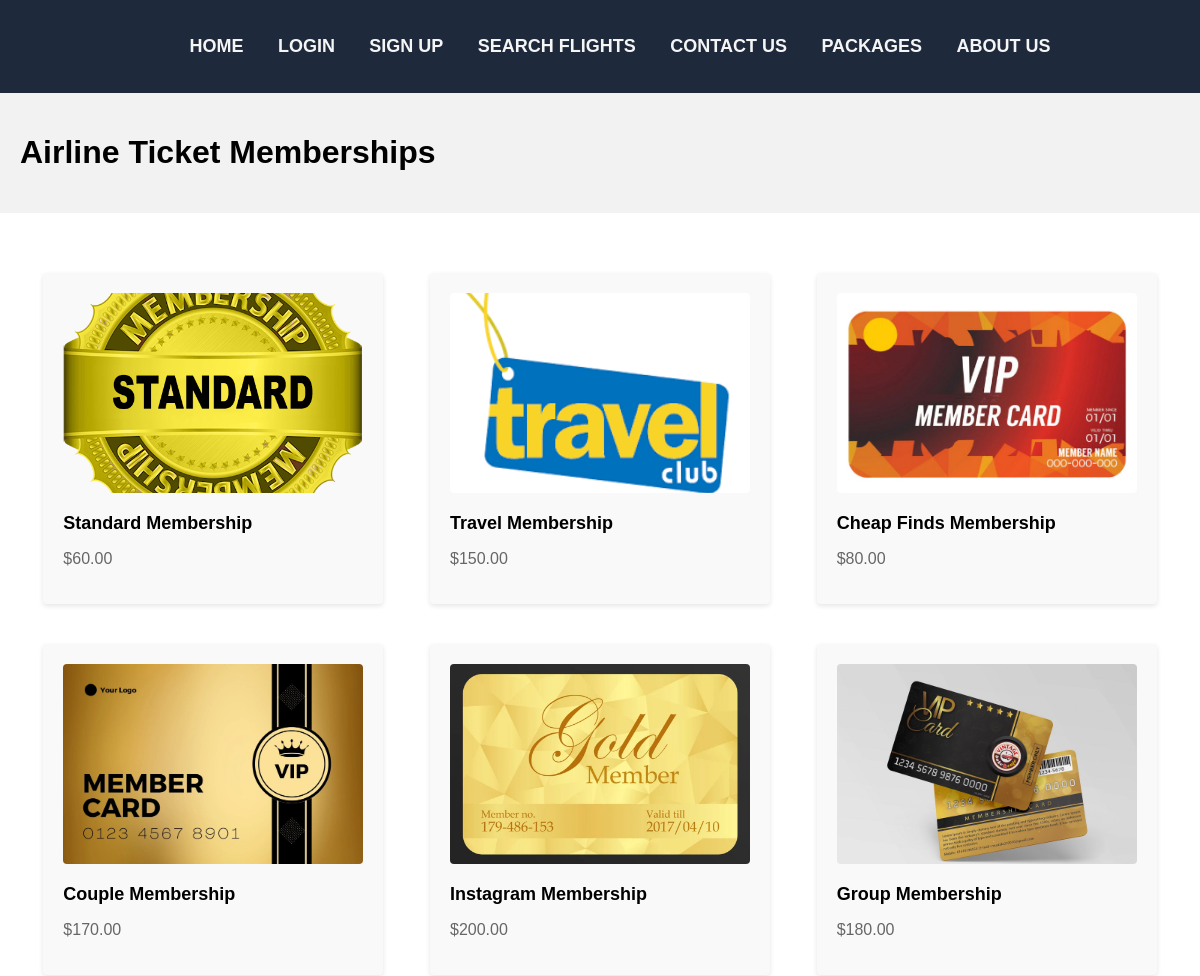
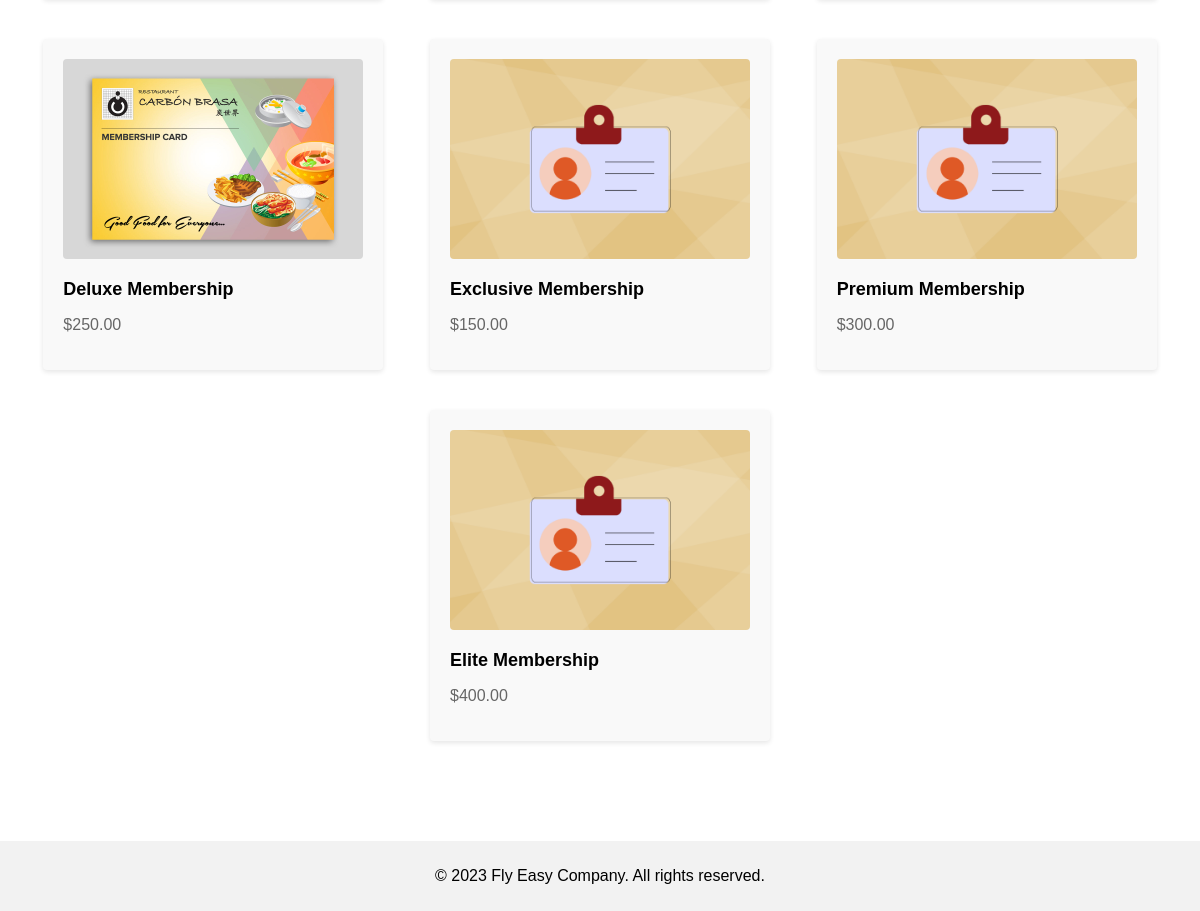
The app's page /HTML/packages.php with its own data (2 pictures, top to bottom).
### tables this page shows
CREATE TABLE Packages (
    packages_no INT PRIMARY KEY,
    packages_name VARCHAR(100) NOT NULL,
    packages_discount INT NOT NULL,
    packages_status TINYINT(1) NOT NULL,
    packages_price DECIMAL(10, 2) NOT NULL,
    passenger_id INT
);

### HTML/packages.php (the view, shortened to what this page needs)
<?php
$servername = "localhost";
$username = "root";
$password = "";
$dbname = "webproject";
$conn = new mysqli($servername, $username, $password, $dbname);
$sql = "SELECT packages_name, packages_price FROM packages";
$result = $conn->query($sql);
$memberships = array();
if ($result->num_rows > 0) {
  while ($row = $result->fetch_assoc()) {
    $memberships[] = $row;
  }
}
?>
<!DOCTYPE html>
<html>
<head>
</head>
<body>
<?php
include('navbar.php');
?>
  <header>
    <h1>Airline Ticket Memberships</h1>
  </header>
  <main>
    <section id="new-arrivals">
      <div class="container">
        <?php
        foreach ($memberships as $membership) {
          $name = $membership['packages_name'];
          $price = $membership['packages_price'];
          $imageUrl = "http://localhost/Flight-Booking-System/img/" . strtolower(str_replace(" ", "-", $name)) . ".png";
          $membershipUrl = "http://localhost/Flight-Booking-System/HTML/memberships/" . strtolower(str_replace(" ", "-", $name)) . ".php";
        ?>
           <div class="membership-card" data-membership-url="<?php echo $membershipUrl; ?>">
            <div class="membership-image" style="background-image: url('<?php echo $imageUrl; ?>');"></div>
            <h2 class="membership-name"><?php echo $name; ?></h2>
            <p class="membership-price">$<?php echo $price; ?></p>
          </div>
        <?php
        }
        ?>
      </div>
    </section>
  </main>
  <footer>
    <p>&copy; 2023 Fly Easy Company. All rights reserved.</p>
  </footer>
</body>
</html>

### HTML/navbar.php (shortened to what this page needs)
<!DOCTYPE html>
<html>
<head>
<link rel="stylesheet" href="http://localhost/Flight-Booking-System/css/navbarStyle.css">
</head>
<body>
<div class="header">
<nav>
        <ul>
      <li><a id="home-btn" href="http://localhost/Flight-Booking-System/index.php" color="white">HOME</a></li>
      <li><a id="login-btn" href="http://localhost/Flight-Booking-System/HTML/login.php" color="white">LOGIN</a></li>
      <li><a id="register-btn" href="http://localhost/Flight-Booking-System/HTML/signup.php" color="white">SIGN UP</a></li>
      <li><a id="availableflights-btn" href="http://localhost/Flight-Booking-System/HTML/availableFlights.php" color="white">SEARCH FLIGHTS</a></li>
      <li><a id="contactus-btn" href="http://localhost/Flight-Booking-System/HTML/contactus.php" color="white">CONTACT US</a></li>
      <li><a id="packages-btn" href="http://localhost/Flight-Booking-System/HTML/packages.php" color="white">PACKAGES</a></li>
      <li><a id="aboutus-btn" href="http://localhost/Flight-Booking-System/HTML/aboutus.php" color="white">ABOUT US</a></li>
      </ul>
</nav>
    </div>
</body>
</html>

### css/navbarStyle.css (style rules this page uses)
body { margin: 0; }
.header { background-color: #1e293b; padding: 20px; text-align: center; }
nav ul li { display: inline-block; margin-right: 30px; }
nav ul li:last-child { margin-right: 0; }
nav ul li a { font-family: Arial, Helvetica, sans-serif; font-size: 18px; font-weight: 600; display: block; text-decoration: none; position: relative; color: whitesmoke; }
nav ul li a::after { content: ""; display: block; position: absolute; left: 0; bottom: 10; width: 0%; background-color: #FCC8C2; height: 2px; transition: 300ms all; }

### HTML/packages.php (style rules this page uses)
body { font-family: Arial, sans-serif; margin: 0; padding: 0; }
header { background-color: #f2f2f2; padding: 20px; }
main { padding: 20px; }
footer { background-color: #f2f2f2; padding: 10px; text-align: center; }
#new-arrivals { padding: 40px 0; }
.container { display: flex; flex-wrap: wrap; justify-content: space-around; max-width: 1200px; margin: 0 auto; }
.membership-card { background-color: #f9f9f9; border-radius: 4px; padding: 20px; width: 300px; margin-bottom: 40px; box-shadow: 0 2px 5px rgba(0, 0, 0, 0.1); transition: transform 0.3s ease; }
.membership-image { width: 100%; height: 200px; background-size: cover; background-position: center; border-radius: 4px; margin-bottom: 20px; }
.membership-name { font-size: 18px; font-weight: bold; margin-bottom: 10px; }
.membership-price { font-size: 16px; color: #666; }

### records on screen
packages: shows a picture, packages_name "Standard Membership", packages_price "60.00"
packages: shows a picture, packages_name "Travel Membership", packages_price "150.00"
packages: shows a picture, packages_name "Cheap Finds Membership", packages_price "80.00"
packages: shows a picture, packages_name "Couple Membership", packages_price "170.00"
packages: shows a picture, packages_name "Instagram Membership", packages_price "200.00"
packages: shows a picture, packages_name "Group Membership", packages_price "180.00"
packages: shows a picture, packages_name "Deluxe Membership", packages_price "250.00"
packages: packages_name "Exclusive Membership", packages_price "150.00"
packages: packages_name "Premium Membership", packages_price "300.00"
packages: packages_name "Elite Membership", packages_price "400.00"
